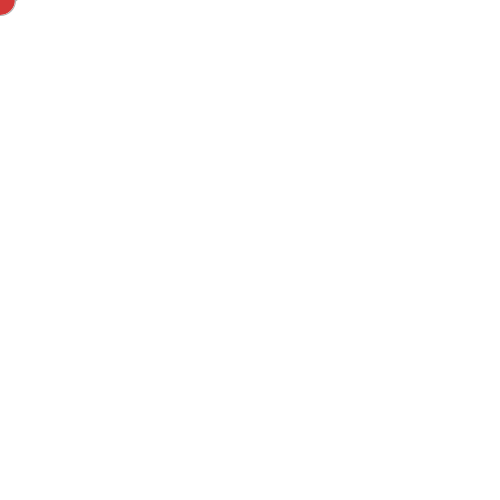
Frame 1 (no input)
Frame 60 (the mouse pressed at the canvas centre just before this capture): identical to frame 1, image omitted
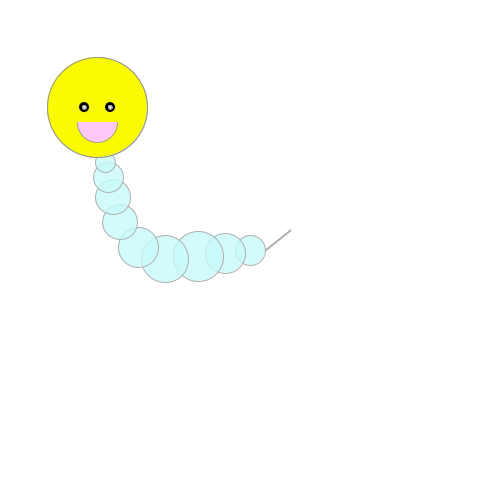
Frame 120 (the mouse held since frame 60 and released just before this capture)

The Processing sketch that drew these frames (run headless with seeded random() and noise(); from frame 60 on, the mouse is pressed at the canvas centre):

// Processing sketch: processing_22971
// ── processing_22971.pde


void setup() {
  size(500,500); 
  background(255);
  smooth();
}

void draw() {
  background(255);
  smooth();
  //body
  stroke(175);
  fill(200,mouseX,mouseY,200);
  //mouseX=400, mouseY=378
  ellipse(mouseX,mouseY,30,30);
  ellipse(mouseX-25,mouseY+3,40,40);
  ellipse(mouseX-52,mouseY+6,50,50);
  ellipse(mouseX-85,mouseY+9,47,47);
  ellipse(mouseX-112,mouseY-3,40,40);
  ellipse(mouseX-130,mouseY-28,35,35);
  ellipse(mouseX-137,mouseY-53,35,35);
  ellipse(mouseX-142,mouseY-73,30,30);
  ellipse(mouseX-145,mouseY-88,20,20);
  strokeWeight(2);
  line(mouseX+15,mouseY,mouseX+40,mouseY-20);

//head
strokeWeight(1);
fill(255);
ellipse(mouseX-153,mouseY-143,100,100);
stroke(150);
fill(mouseX,mouseY,0);
ellipse(mouseX-153,mouseY-143,100,100);

//face features
strokeWeight(0);
fill(0);
ellipse(mouseX-166,mouseY-143,10,10);
ellipse(mouseX-140,mouseY-143,10,10);
/*fill(0);
ellipse(mouseX-166,mouseY-113,5,5);
ellipse(mouseX-140,mouseY-113,5,5);*/
strokeWeight(1);
stroke(160);
fill(240);
ellipse(mouseX-166,mouseY-143,4,4);
ellipse(mouseX-140,mouseY-143,4,4);

fill(255,200,mouseY);
line(mouseX-173,mouseY-128,mouseX-133,mouseY-128);
arc(mouseX-153, mouseY-128, 40, 40, 0, PI/1);
}

void keyPressed () {
fill(255,0,0);
line(mouseX-173,mouseY-128,mouseX-133,mouseY-128);
arc(mouseX-153, mouseY-128, 40, 40, 0, PI/1);
}

//void mousePressed () {
  
